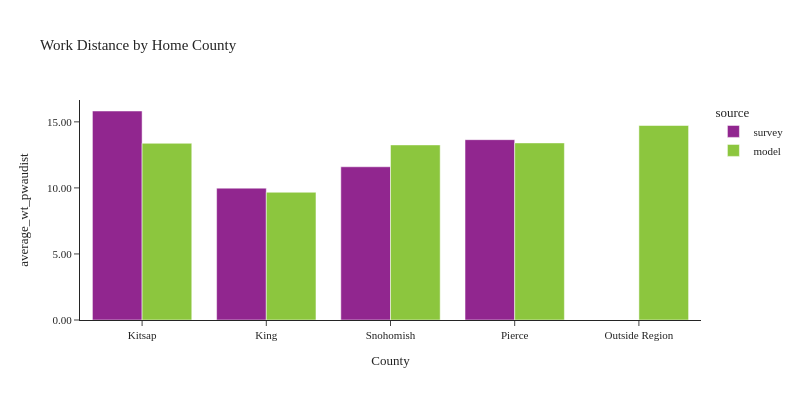

Source (notebook cell):
### Code cell
plot_work_location(df_workers, 'CountyName_home', 'Home County', 'County')

### Figure 1 — Plotly figure (JSON) as saved in the notebook; plotly's stock layout.template omitted (floating-point values rounded to 4 significant figures)
{"data": [{"alignmentgroup": "True", "customdata": [[129], [2119], [280], [295]], "hovertemplate": "source=survey<br>CountyName_home=%{x}<br>average_wt_pwaudist=%{y}<br>sample count=%{customdata[0]}<extra></extra>", "legendgroup": "survey", "marker": {"color": "#91268F", "pattern": {"shape": ""}}, "name": "survey", "offsetgroup": "survey", "orientation": "v", "showlegend": true, "textposition": "auto", "type": "bar", "x": ["Kitsap", "King", "Snohomish", "Pierce"], "xaxis": "x", "y": [15.82, 9.982, 11.6, 13.65], "yaxis": "y"}, {"alignmentgroup": "True", "customdata": [[120474], [1259710], [410777], [432097], [1]], "hovertemplate": "source=model<br>CountyName_home=%{x}<br>average_wt_pwaudist=%{y}<br>sample count=%{customdata[0]}<extra></extra>", "legendgroup": "model", "marker": {"color": "#8CC63E", "pattern": {"shape": ""}}, "name": "model", "offsetgroup": "model", "orientation": "v", "showlegend": true, "textposition": "auto", "type": "bar", "x": ["Kitsap", "King", "Pierce", "Snohomish", "Outside Region"], "xaxis": "x", "y": [13.38, 9.671, 13.41, 13.25, 14.72], "yaxis": "y"}], "layout": {"barmode": "group", "font": {"size": 11}, "height": 400, "legend": {"title": {"text": "source"}, "tracegroupgap": 0}, "title": {"text": "Work Distance by Home County"}, "width": 800, "xaxis": {"anchor": "y", "domain": [0.0, 1.0], "title": {"text": "County"}}, "yaxis": {"anchor": "x", "domain": [0.0, 1.0], "tickformat": ".2f", "title": {"text": "average_wt_pwaudist"}}}}
